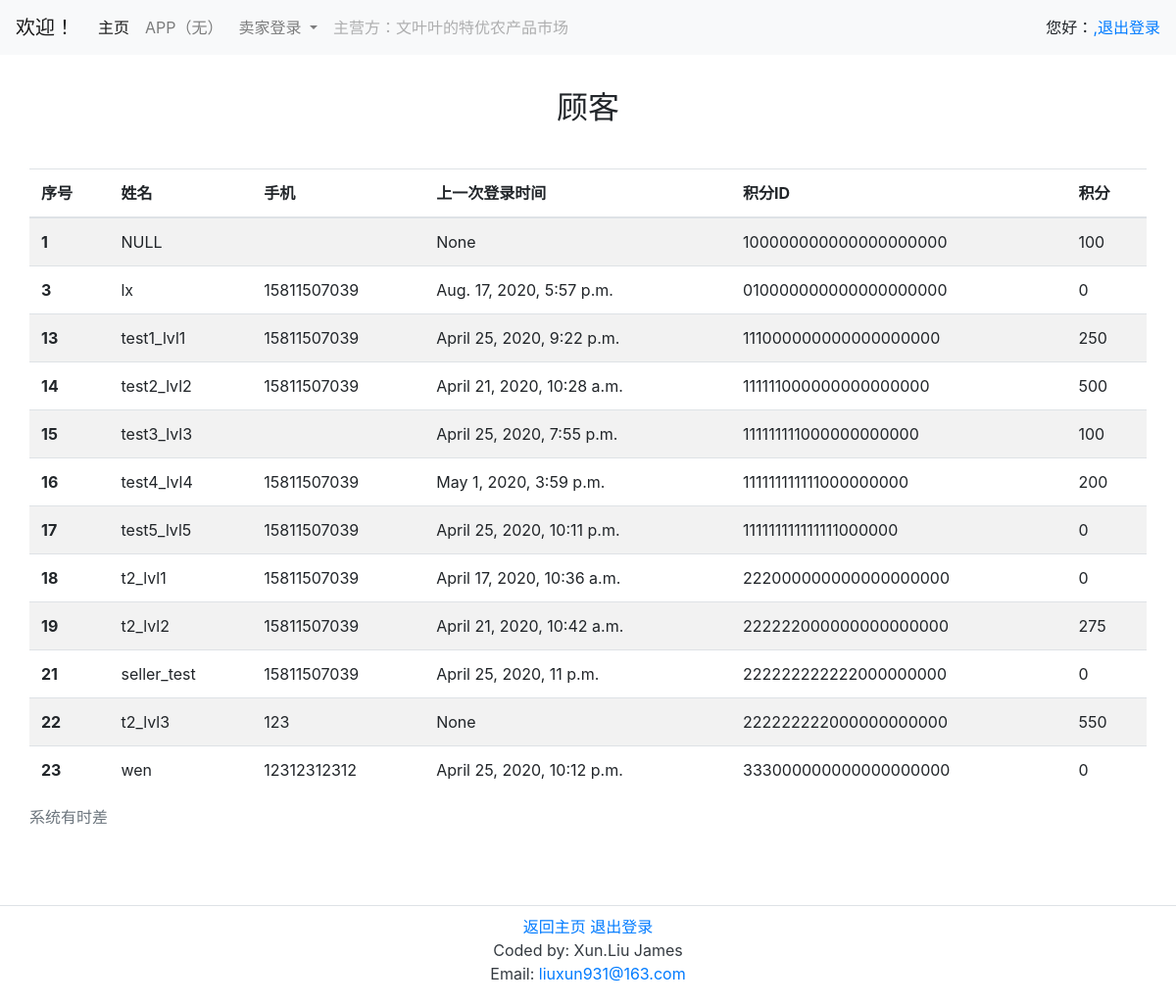
The app's page /User/ (signed in) with its own data.
### User/models.py (models this page shows, shortened)
class EndUser(User):
    mp = models.CharField(max_length=11, blank = True, verbose_name='手机')
    id_number = models.CharField(max_length=18, blank = True, verbose_name='身份证号')
    wechat = models.CharField(max_length=11, blank = True, verbose_name='微信')
    score_id = models.CharField(max_length=21, unique = True, verbose_name='积分ID')
    score = models.PositiveIntegerField(default = 0, verbose_name='积分')
    is_seller = models.BooleanField(default = False, verbose_name='是卖家')
    is_staffuser = models.BooleanField(default = False, verbose_name='是管理者')

### User/views.py (the view)
# urls.py: path(r'', views.UserList.as_view(), name = 'userlist'),
class UserList(MyPermRequireMixin, TemplateView, ):
    permission_required = ('User.view_enduser', )
    template_name = 'User/user_list.html'
    def get_context_data(self, **kwargs):
        context = super().get_context_data(**kwargs)
        context['user'] = EndUser.objects.order_by('pk')[:20]
        return context

### templates/User/user_list.html
{% extends "base.html" %}
{% block userlist %}
<div class="container">
<div class="row">
<div class="col-md-4"></div>
<div class="col-md-4">
<div class ="text-center" style="padding-bottom:10%;padding-top:10%;">
    <h2>顾客</h2>
    </div>
    </div>
    </div>
    </div>
    <table class="table table-striped table-hover" >
    <caption>系统有时差</caption>
  <thead>
    <tr>
      <th scope="col">序号</th>
      <th scope="col">姓名</th>
      <th scope="col">手机</th>
      <th scope="col">上一次登录时间</th>
      <th scope="col">积分ID</th>
      <th scope="col">积分</th>
    </tr>
  </thead>
  <tbody>
  {% for c in user %}
    <tr>
      <th scope="row">{{ c.id }} </th>
      <td> {{ c.username }}</td>
      <td> {{ c.mp }} </td>
      <td>{{ c.last_login }}</td>
      <td>{{ c.score_id }}</td>
      <td>{{ c.score }}</td>
    </tr>
    	{% endfor %}
  </tbody>
</table>
{% endblock %}

### records on screen
EndUser: id "1", username "NULL", last_login "None", score_id "100000000000000000000", score "100"
EndUser: id "3", username "lx", mp "15811507039", last_login "Aug. 17, 2020, 5:57 p.m.", score_id "010000000000000000000", score "0"
EndUser: id "13", username "test1_lvl1", mp "15811507039", last_login "April 25, 2020, 9:22 p.m.", score_id "111000000000000000000", score "250"
EndUser: id "14", username "test2_lvl2", mp "15811507039", last_login "April 21, 2020, 10:28 a.m.", score_id "111111000000000000000", score "500"
EndUser: id "15", username "test3_lvl3", last_login "April 25, 2020, 7:55 p.m.", score_id "111111111000000000000", score "100"
EndUser: id "16", username "test4_lvl4", mp "15811507039", last_login "May 1, 2020, 3:59 p.m.", score_id "111111111111000000000", score "200"
EndUser: id "17", username "test5_lvl5", mp "15811507039", last_login "April 25, 2020, 10:11 p.m.", score_id "111111111111111000000", score "0"
EndUser: id "18", username "t2_lvl1", mp "15811507039", last_login "April 17, 2020, 10:36 a.m.", score_id "222000000000000000000", score "0"
EndUser: id "19", username "t2_lvl2", mp "15811507039", last_login "April 21, 2020, 10:42 a.m.", score_id "222222000000000000000", score "275"
EndUser: id "21", username "seller_test", mp "15811507039", last_login "April 25, 2020, 11 p.m.", score_id "222222222222000000000", score "0"
EndUser: id "22", username "t2_lvl3", mp "123", last_login "None", score_id "222222222000000000000", score "550"
EndUser: id "23", username "wen", mp "12312312312", last_login "April 25, 2020, 10:12 p.m.", score_id "333000000000000000000", score "0"
